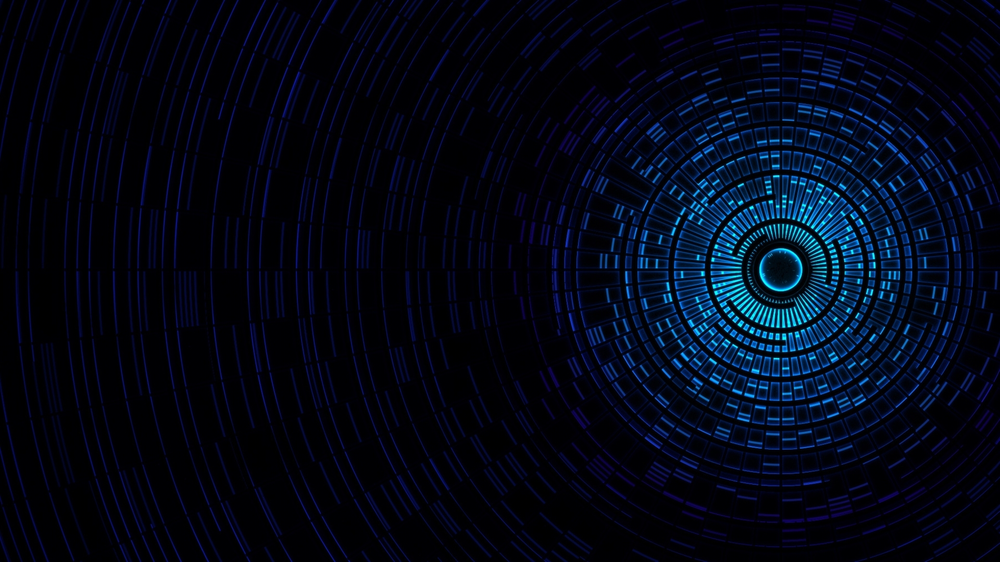
#> input picture 2018_NTU_course/hw0/code/stego/OAO.png, 1000 x 562 px, shrunk from 1920 x 1080 before the run
$ python OAO.py
#> lines starting #> are read from the running program, lines starting #| are printed output that depends on the picture
from skimage import io
img=io.imread('OAO.png')
#> img is the input picture: shape (562, 1000, 3); mean R, G, B 2.2, 7.5, 21.8
import matplotlib.pyplot as plt
img = img[:,:,2]
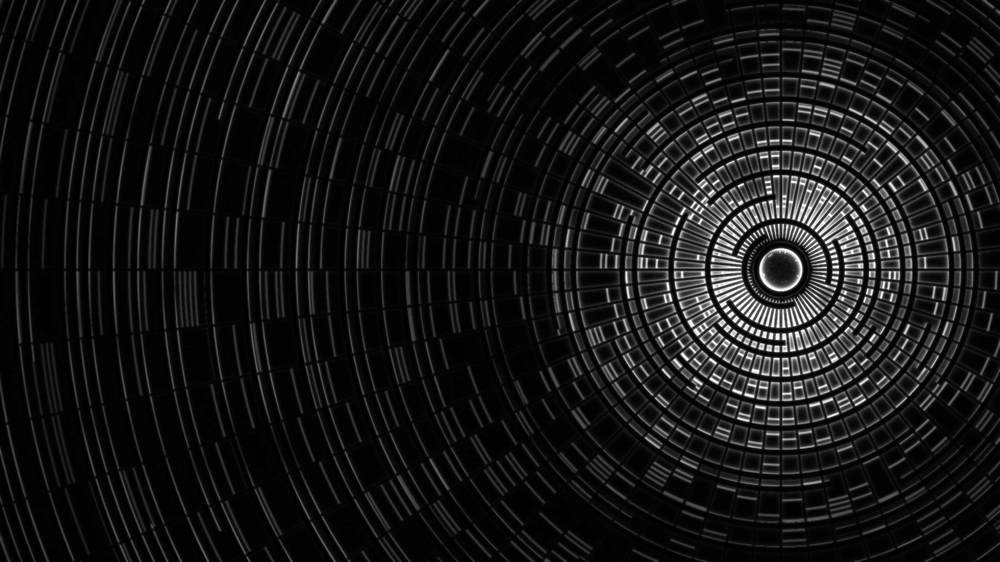
#> img: shape (562, 1000); min 0, max 255, mean 21.8

img2 = img & 1
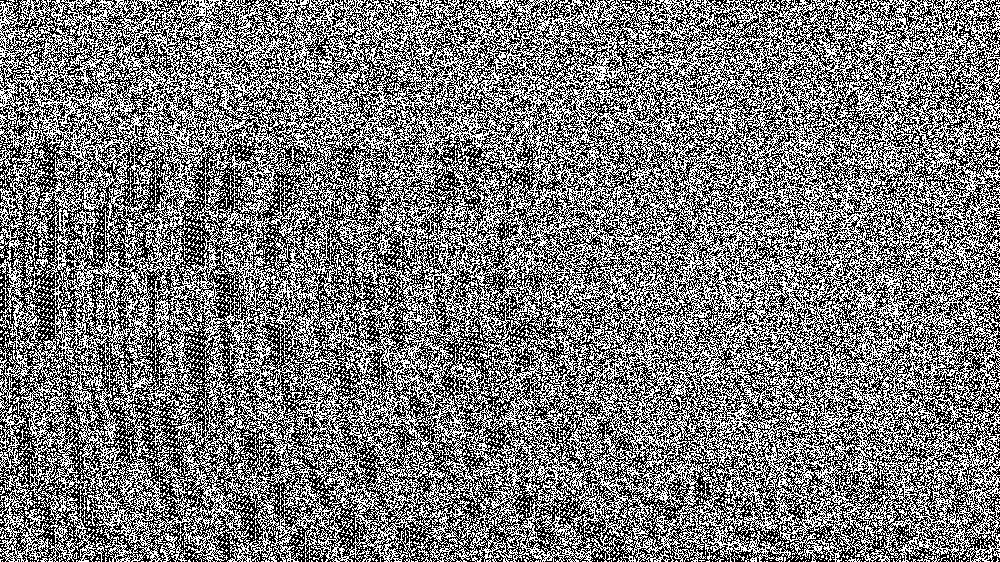
#> img2: shape (562, 1000); values 0 (black) and 1 (white), 47.8% white in thin lines or dots

img2 = img2.reshape([-1,8]).tolist()
#> img2 = 70250 items

f = []
for i in img2:
	f.append(chr(int(''.join(list(map(str,i))),2)))
#> this loop made 70250 passes
#> i on passes 1 to 3: [0, 0, 0, 0, 0, 0, 0, 1], [0, 1, 1, 1, 1, 1, 0, 0], [1, 0, 0, 0, 0, 0, 1, 0]
#> after the loop, f = 70250 items

idx = ''.join(f).find('CS 2018 Fall')
f = []
for i in img2:
	print(i)
	x = int(''.join(list(map(str,i))),2)
	print(x)
	f.append(x.to_bytes(1,byteorder='big'))
exit()
#> (the program exits here)
